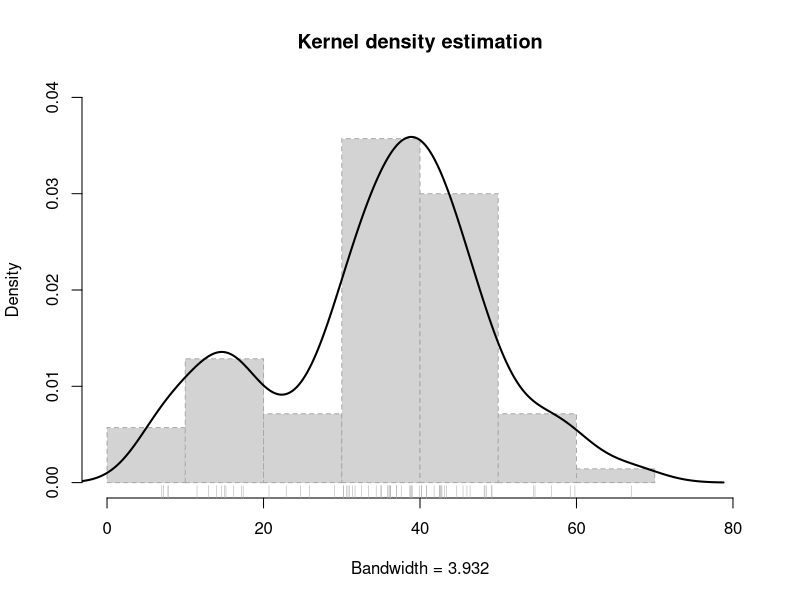
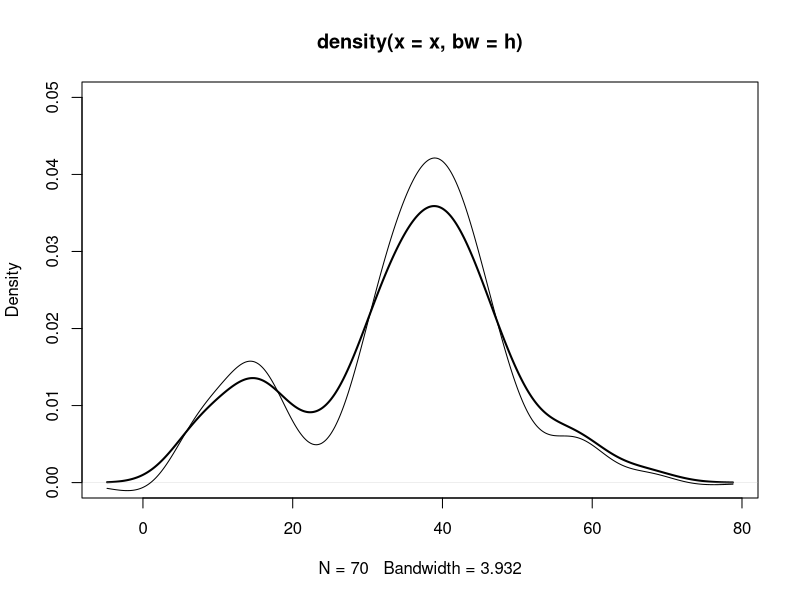
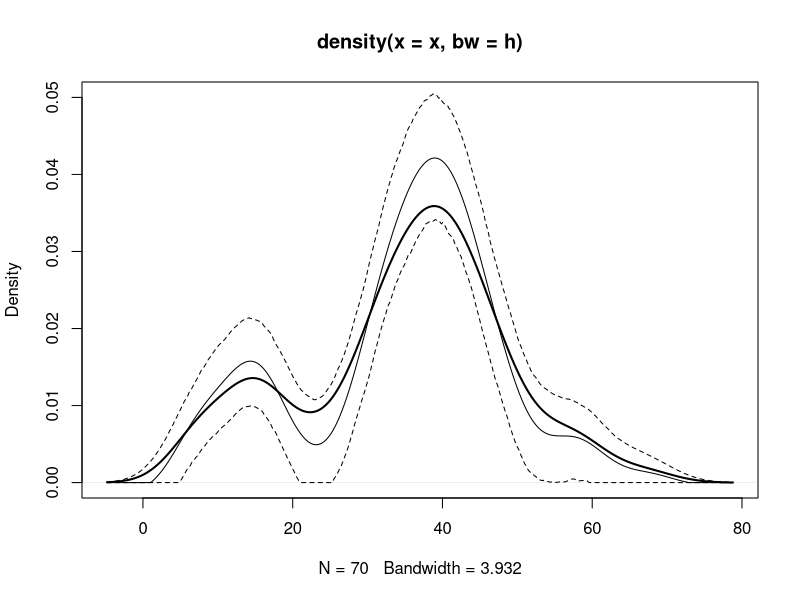
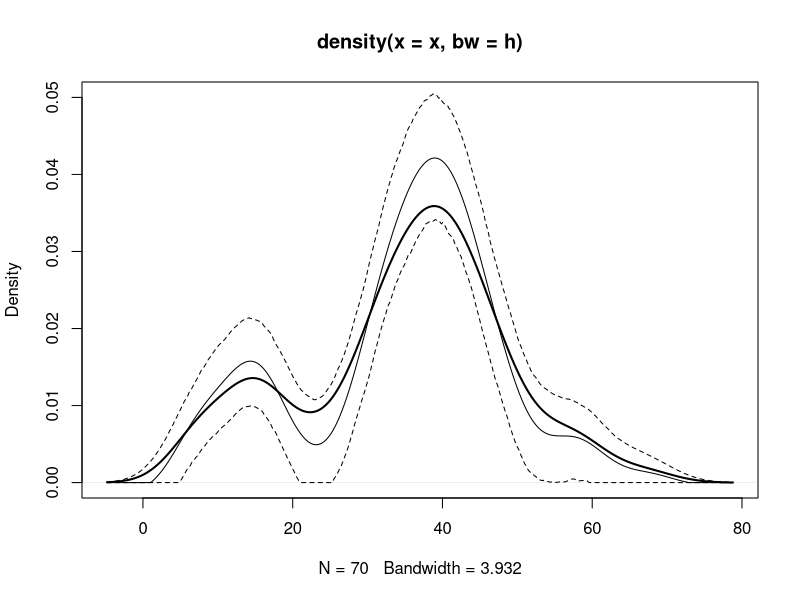
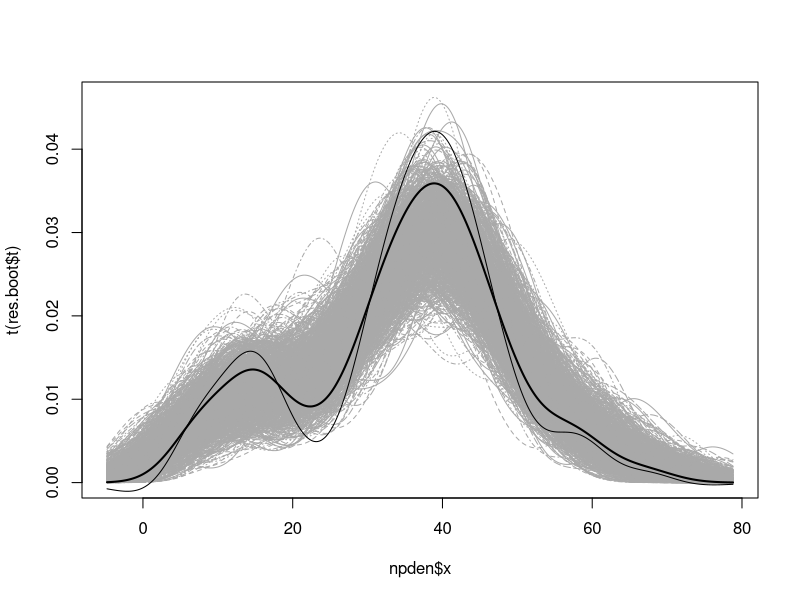
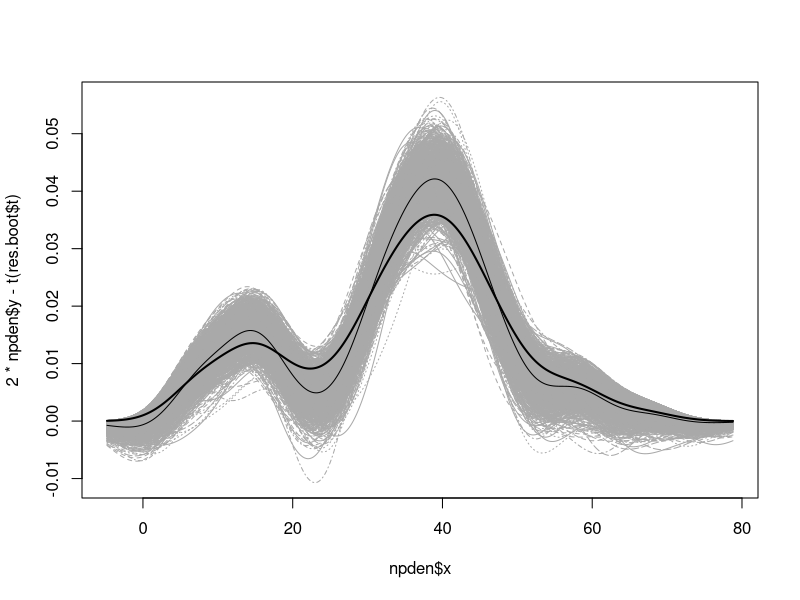
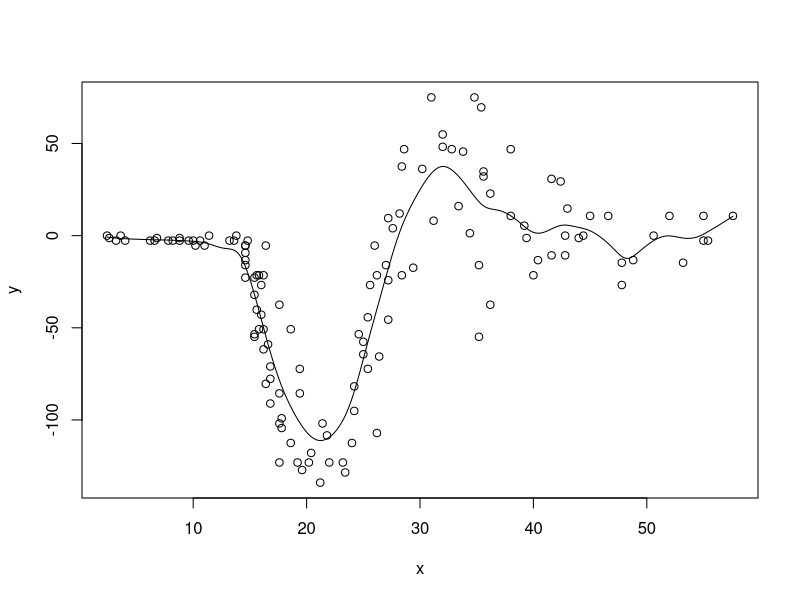
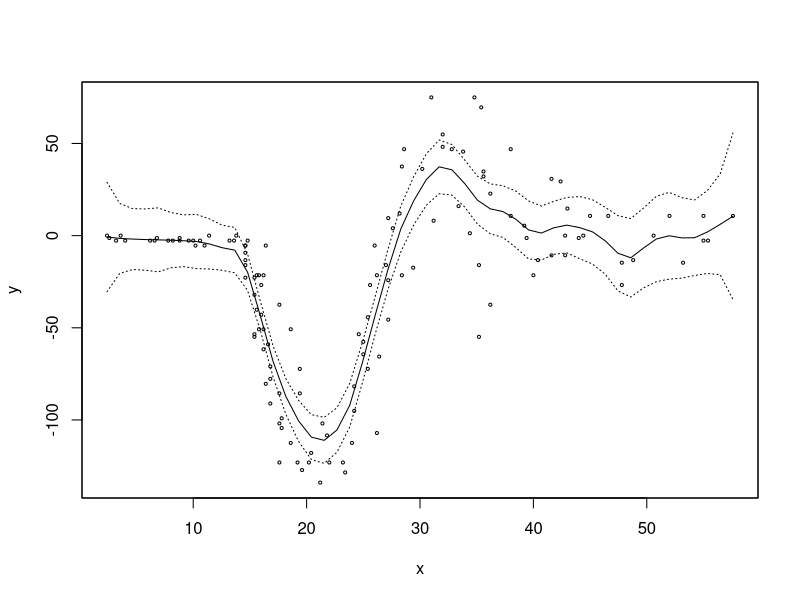

Here is the R script that generated these plots, in order:
## ---- chunk 1

## ---- chunk 2
x <- precip
h <- bw.SJ(x)
npden <- density(x, bw = h)
# npden <- density(x, bw = "SJ")

# plot(npden)
hist(x, freq = FALSE, main = "Kernel density estimation",
     xlab = paste("Bandwidth =", formatC(h)), lty = 2,
     border = "darkgray", xlim = c(0, 80), ylim = c(0, 0.04))
lines(npden, lwd = 2)
rug(x, col = "darkgray")
## ---- chunk 3
# Remuestreo
set.seed(1)
n <- length(x)
g <- h * n^(4/45) # h*n^(-1/9)/n^(-1/5)
range.x <- range(npden$x) # Para fijar las posiciones de estimación
B <- 1000
stat_den_boot <- matrix(nrow = length(npden$x), ncol = B)
for (k in 1:B) {
    # x_boot <- sample(x, n, replace = TRUE) + rnorm(n, 0, g)
    x_boot <- rnorm(n, sample(x, n, replace = TRUE), g)
    den_boot <- density(x_boot, bw = h, from = range.x[1], to = range.x[2])$y
    # Si se quiere tener en cuenta la variabilidad debida a la selección de
    # la ventana habría que emplear el mismo criterio en la función `density`.
    stat_den_boot[, k] <- den_boot - npden$y
}

# Calculo del sesgo y error estándar 
bias <- apply(stat_den_boot, 1, mean)
std.err <- apply(stat_den_boot, 1, sd)

# Representar estimación y corrección de sesgo bootstrap
plot(npden, type="l", ylim = c(0, 0.05), lwd = 2)
lines(npden$x, npden$y - bias)
# lines(npden$x, pmax(0, npden$y - bias))
## ---- chunk 4
alfa <- 0.05
pto_crit <- apply(stat_den_boot, 1, quantile, probs = c(alfa/2, 1 - alfa/2))
# ic_inf_boot <- npden$y - pto_crit[2, ]
ic_inf_boot <- pmax(0, npden$y - pto_crit[2, ])
ic_sup_boot <- npden$y - pto_crit[1, ]

plot(npden, type="l", ylim = c(0, 0.05), lwd = 2)
lines(npden$x, pmax(0, npden$y - bias))
lines(npden$x, ic_inf_boot, lty = 2)
lines(npden$x, ic_sup_boot, lty = 2)
## ---- chunk 5
library(boot)

# Los objetos necesarios para el cálculo del estadístico
# hay que pasarlos a traves del argumento `data` de `boot`.
range.x <- range(npden$x)
data.precip <- list(x = x, h = h, range.x = range.x)

ran.gen.smooth <- function(data, mle) {
    # Función para generar muestras aleatorias mediante
    # bootstrap suavizado con función núcleo gaussiana,
    # mle contendrá la ventana
    n <- length(data$x)
    g <- mle
    xboot <- rnorm(n, sample(data$x, n, replace = TRUE), g)
    out <- list(x = xboot, h = data$h, range.x = data$range.x)
}

statistic <- function(data) 
                density(data$x, bw = data$h, from = range.x[1], to = range.x[2])$y

set.seed(1)
res.boot <- boot(data.precip, statistic, R = B, sim = "parametric",
                 ran.gen = ran.gen.smooth, mle = g)

# Calculo del sesgo y error estándar
bias <- with(res.boot, apply(t, 2, mean, na.rm = TRUE) -  t0)
std.err <- apply(res.boot$t, 2, sd, na.rm = TRUE)
## ---- chunk 6
# Método percentil básico calculado directamente 
# a partir de las réplicas bootstrap del estimador
alfa <- 0.05
pto_crit <- apply(res.boot$t, 2, quantile, probs = c(alfa/2, 1 - alfa/2))
ic_inf_boot <- pmax(0, 2*npden$y - pto_crit[2, ])
ic_sup_boot <- 2*npden$y - pto_crit[1, ]

plot(npden, ylim = c(0, 0.05), lwd = 2)
lines(npden$x, pmax(0, npden$y - bias))

lines(npden$x, ic_inf_boot, lty = 2)
lines(npden$x, ic_sup_boot, lty = 2)
## ---- chunk 7
matplot(npden$x, t(res.boot$t), type = "l", col = "darkgray")
lines(npden, lwd = 2)
lines(npden$x, npden$y - bias)
## ---- chunk 8
matplot(npden$x, 2*npden$y - t(res.boot$t), type = "l", col = "darkgray")
lines(npden, lwd = 2)
lines(npden$x, npden$y - bias)
## ---- chunk 9
data(mcycle, package = "MASS")
x <- mcycle$times
y <- mcycle$accel  

library(KernSmooth)
h <- dpill(x, y) # Método plug-in de Ruppert, Sheather y Wand (1995)
fit <- locpoly(x, y, bandwidth = h) # Estimación lineal local
plot(x, y)
lines(fit)
## ---- chunk 10
library(sm)
hcv <- hcv(x, y) # Método de validación cruzada
fit.sm <- sm.regression(x, y, h = hcv, display = "se")
fit.sm$sigma
## ---- chunk 11
est <- approx(fit, xout = x)$y # est <- predict(fit)
resid <- y - est # resid <- residuals(fit)
## ---- chunk 12
n <- length(x)
g <- h * n^(4/45) # h*n^(-1/9)/n^(-1/5)
fit2 <- locpoly(x, y, bandwidth = g)
est2 <- approx(fit2, xout = x)$y # est2 <- predict(fit2)
# resid2 <- y - est2 # resid2 <- residuals(fit2)

# Remuestreo
set.seed(1)
B <- 1000
stat_fit_boot <- matrix(nrow = length(fit$x), ncol = B)
resid0 <- resid - mean(resid)
for (k in 1:B) {
    y_boot <- est2 + sample(resid0, replace = TRUE)
    fit_boot <- locpoly(x, y_boot, bandwidth = h)$y
    stat_fit_boot[ , k] <- fit_boot - fit$y
}

# Calculo del sesgo y error estándar 
bias <- apply(stat_fit_boot, 1, mean)
std.err <- apply(stat_fit_boot, 1, sd)

# Representar estimación y corrección de sesgo bootstrap
plot(x, y)
lines(fit, lwd = 2)
lines(fit$x, fit$y - bias)
## ---- chunk 13
alfa <- 0.05
pto_crit <- apply(stat_fit_boot, 1, quantile, probs = c(alfa/2, 1 - alfa/2))
ic_inf_boot <- fit$y - pto_crit[2, ]
ic_sup_boot <- fit$y - pto_crit[1, ]

plot(x, y)
lines(fit, lwd = 2)
lines(fit$x, fit$y - bias)
lines(fit$x, ic_inf_boot, lty = 2)
lines(fit$x, ic_sup_boot, lty = 2)
## ---- chunk 14
# Remuestreo
set.seed(1)
n_pre <- length(fit$x)
stat_pred_boot <- matrix(nrow = n_pre, ncol = B)
for (k in 1:B) {
    y_boot <- est2 + sample(resid0, replace = TRUE)
    fit_boot <- locpoly(x, y_boot, bandwidth = h)$y
    pred_boot <- fit_boot + sample(resid0, n_pre, replace = TRUE)
    stat_pred_boot[ , k] <- pred_boot - fit_boot
}

# Cálculo de intervalos de predicción
# por el método percentil (básico)
alfa <- 0.05
pto_crit_pred <- apply(stat_pred_boot, 1, quantile, probs = c(alfa/2, 1 - alfa/2))
ip_inf_boot <- fit$y + pto_crit_pred[1, ]
ip_sup_boot <- fit$y + pto_crit_pred[2, ]

plot(x, y, ylim = c(-150, 75))
lines(fit, lwd = 2)
lines(fit$x, fit$y - bias)
lines(fit$x, ic_inf_boot, lty = 2)
lines(fit$x, ic_sup_boot, lty = 2)
lines(fit$x, ip_inf_boot, lty = 3)
lines(fit$x, ip_sup_boot, lty = 3)
## ---- chunk 15
# Remuestreo
set.seed(1)
B <- 1000
fit_boot <- matrix(nrow = n_pre, ncol = B)
for (k in 1:B) {
		rwild <- sample(c((1 - sqrt(5))/2, (1 + sqrt(5))/2), n, replace = TRUE, 
		                prob = c((5 + sqrt(5))/10, 1 - (5 + sqrt(5))/10))
    y_boot <- est2 + resid*rwild
    fit_boot[ , k] <- locpoly(x, y_boot, bandwidth = h)$y
    # OJO: bootstrap percetil directo
}
		

# Calculo del sesgo y error estándar
bias <- apply(fit_boot, 1, mean, na.rm = TRUE) -  fit$y
std.err <- apply(fit_boot, 1, sd, na.rm = TRUE)

# Representar estimación y corrección de sesgo bootstrap
plot(x, y)
lines(fit, lwd = 2)
lines(fit$x, fit$y - bias)
